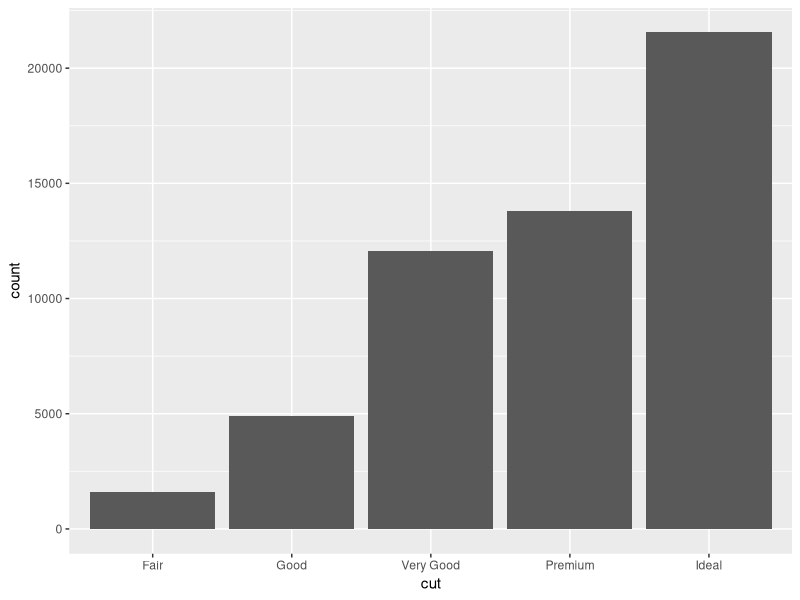
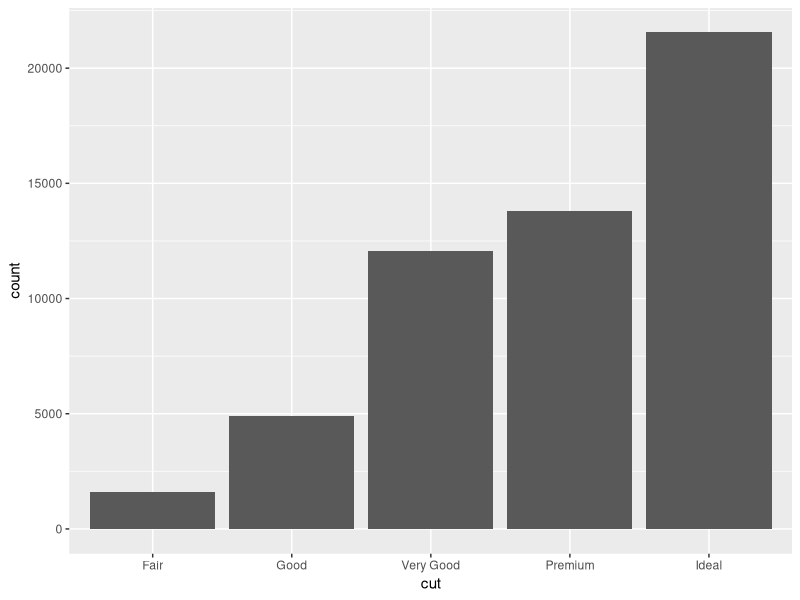
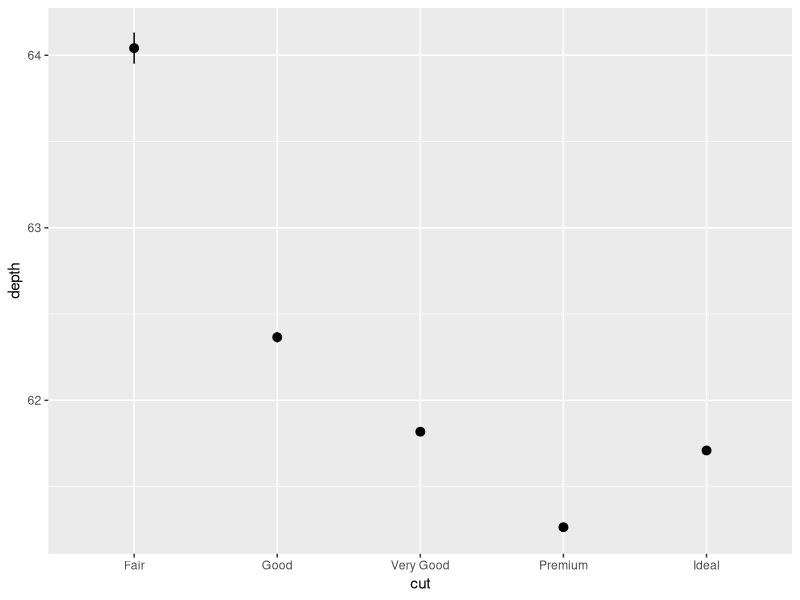
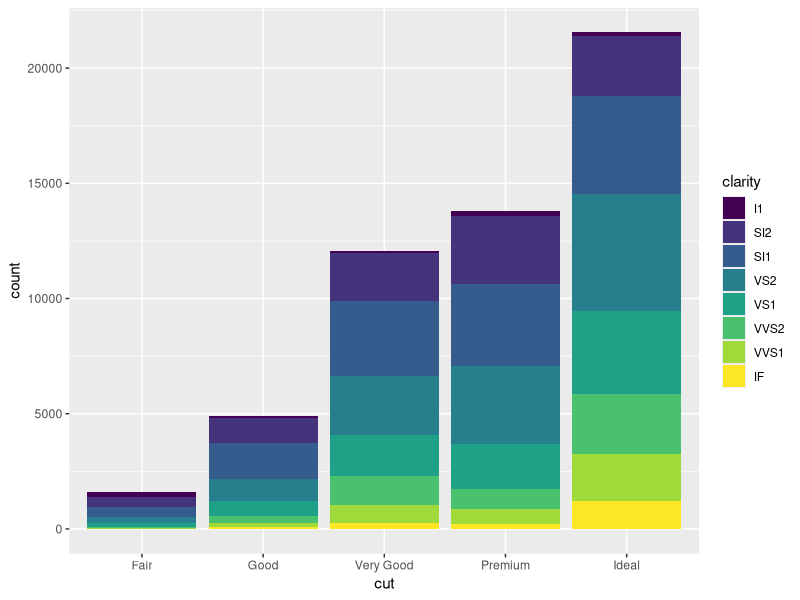
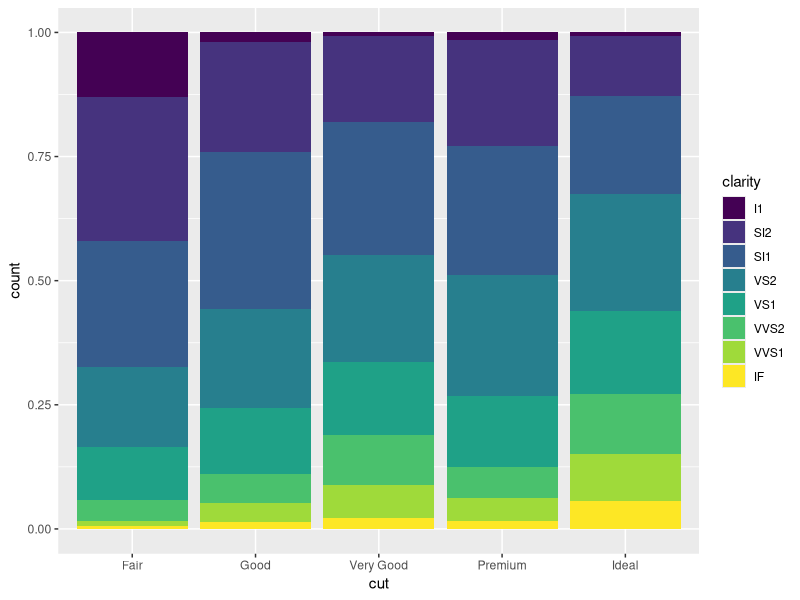
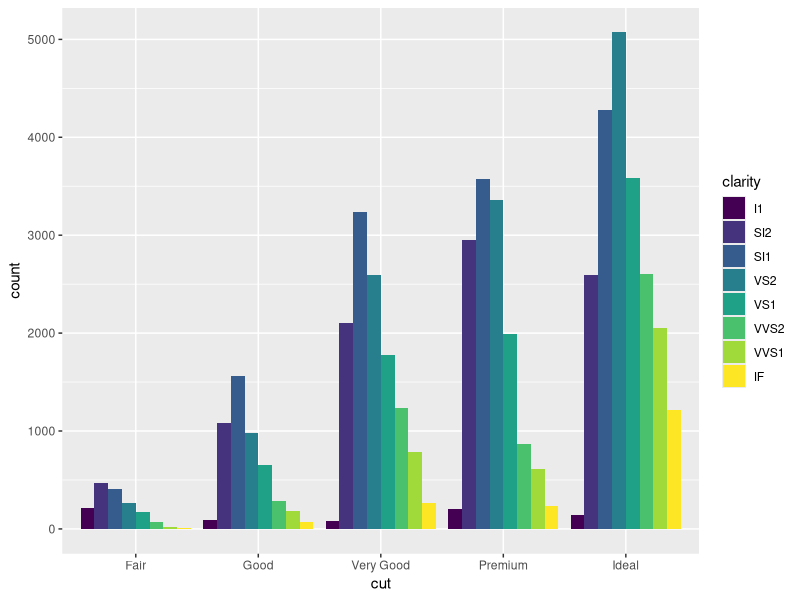
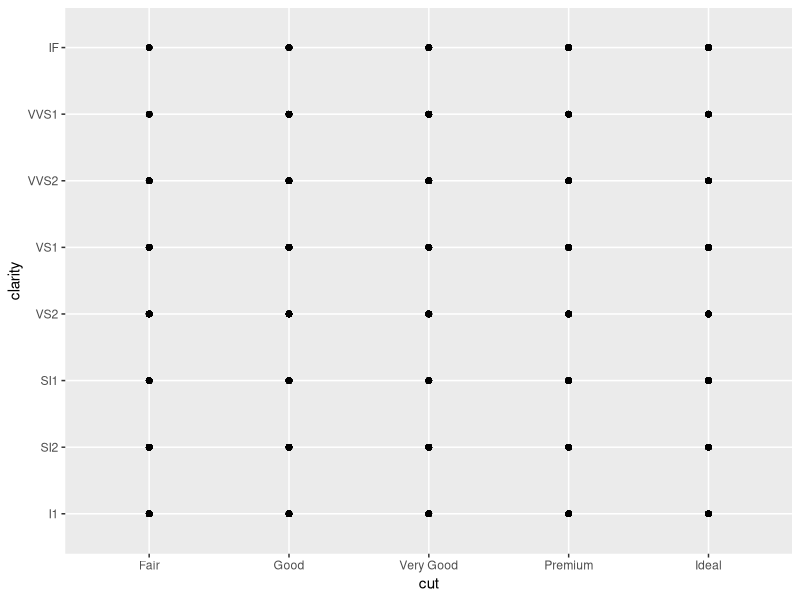
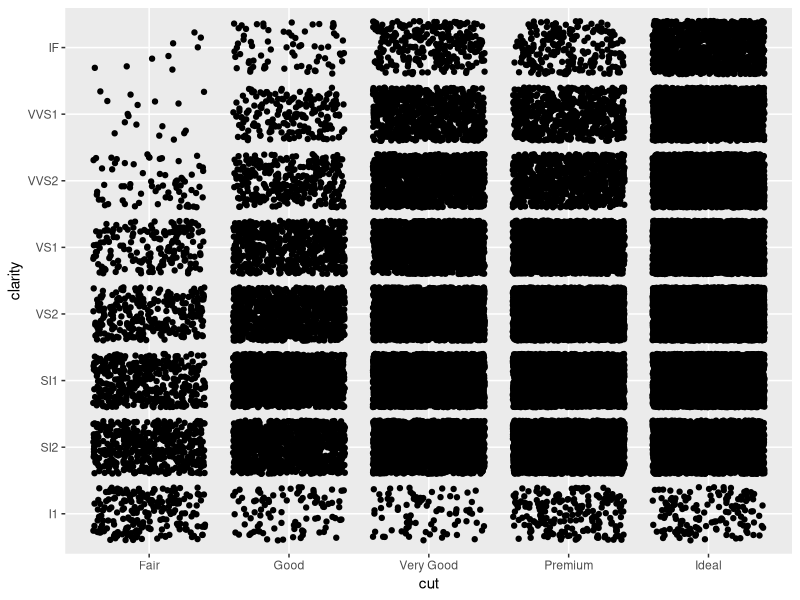

R code for these plots, in order:
# Exercise 2: More ggplot2 Grammar

# Install and load `ggplot2`
# install.packages("ggplot2") # if needed
library("ggplot2")

# For this exercise you will again be working with the `diamonds` data set.
# Use `?diamonds` to review details about this data set



## Statistical Transformations

# Draw a bar chart of the diamonds data, organized by cut
# The height of each bar is based on the "count" (number) of diamonds with that cut
ggplot(data = diamonds) + 
  geom_bar(mapping = aes(x = cut))

# Use the `stat_count` to apply the statistical transformation "count" to the diamonds
# by cut. You do not need a separate geometry layer!
ggplot(data = diamonds) +
  stat_count(mapping = aes(x = cut))

# Use the `stat_summary` function to draw a chart with a summary layer.
# Map the x-position to diamond `cut`, and the y-position to diamond `depth`
# Bonus: use `min` as the function ymin, `max` as the function ymax, and `median` as the function y
ggplot(data = diamonds) +
  stat_summary(mapping = aes(x = cut, y = depth))


## Position Adjustments

# Draw a bar chart of diamond data organized by cut, with each bar filled by clarity.
# You should see a _stacked_ bar chart.
ggplot(data = diamonds) +
  geom_bar(mapping = aes(x = cut, fill = clarity))

# Draw the same chart again, but with each element positioned to "fill" the y axis
ggplot(data = diamonds) +
  geom_bar(mapping = aes(x = cut, fill = clarity), position = "fill")

# Draw the same chart again, but with each element positioned to "dodge" each other
ggplot(data = diamonds) +
  geom_bar(mapping = aes(x = cut, fill = clarity), position = "dodge")

# Draw a plot with point geometry with the x-position mapped to `cut` and the y-position mapped to `clarity`
# This creates a "grid" grouping the points
ggplot(data = diamonds) +
  geom_point(mapping = aes(x = cut, y = clarity))

# Use the "jitter" position adjustment to keep the points from all overlapping!
# (This works a little better with a sample of diamond data, such as from the previous exercise).
ggplot(data = diamonds) +
  geom_point(mapping = aes(x = cut, y = clarity), position = "jitter")


## Scales

# Draw a "boxplot" (with `geom_boxplot()`) for the diamond's price (y) by color (x)
ggplot(data = diamonds) +
  geom_boxplot(mapping = aes(x = color, y = price))

# This has a lot of outliers, making it harder to read. To fix this, draw the same plot but
# with a _logarithmic_ scale for the y axis.
ggplot(data = diamonds) +
  geom_boxplot(mapping = aes(x = color, y = price)) +
  scale_y_log10()

# For another version, draw the same plot but with `violin` geometry instead of `boxplot` geometry!
# How does the logarithmic scale change the data presentation?
ggplot(data = diamonds) +
  geom_violin(mapping = aes(x = color, y = price)) +
  scale_y_log10()

# Another interesting plot: draw a plot of the diamonds price (y) by carat (x), using a heatmap of 2d bins
# (geom_bin2d)
# What happens when you make the x and y channels scale logarithmically?
ggplot(data = diamonds) +
  geom_bin2d(mapping = aes(x = carat, y = price)) +
  scale_x_log10() +
  scale_y_log10()

# Draw a scatter plot for the diamonds  price (y) by carat (x). Color each point by the clarity
# (Remember, this will take a while. Use a sample of the diamonds for faster results)
ggplot(data = diamonds) +
  geom_point(mapping = aes(x = carat, y = price, color = clarity))

# Change the color of the previous plot using a ColorBrewer scale of your choice. What looks nice?
ggplot(data = diamonds) +
  geom_point(mapping = aes(x = carat, y = price, color = clarity)) +
  scale_color_brewer(palette = "Set3")


## Coordinate Systems

# Draw a bar chart with x-position and fill color BOTH mapped to cut
# For best results, SET the `width` of the geometry to be 1 (fill plot, no space between)
# You can save this to a variable for easier modifications
ggplot(data = diamonds) +
  geom_bar(mapping = aes(x = cut, fill = cut), width = 1)

# Draw the same chart, but with the coordinate system flipped


# Draw the same chart, but in a polar coordinate system. Now you have a Coxcomb chart!



## Facets

# Take the scatter plot of price by carat data (colored by clarity) and add _facets_ based on
# the diamond's `color`



## Saving Plots

# Use the `ggsave()` function to save one of your plots (the most recent one generated) to disk.
# Name the output file "my-plot.png".
# Make sure you've set the working directory!!
